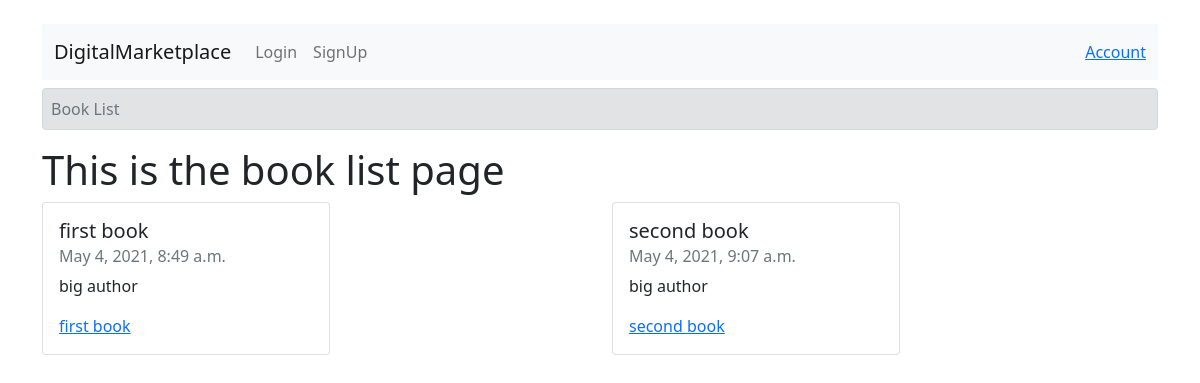
Before: / with the older database file.
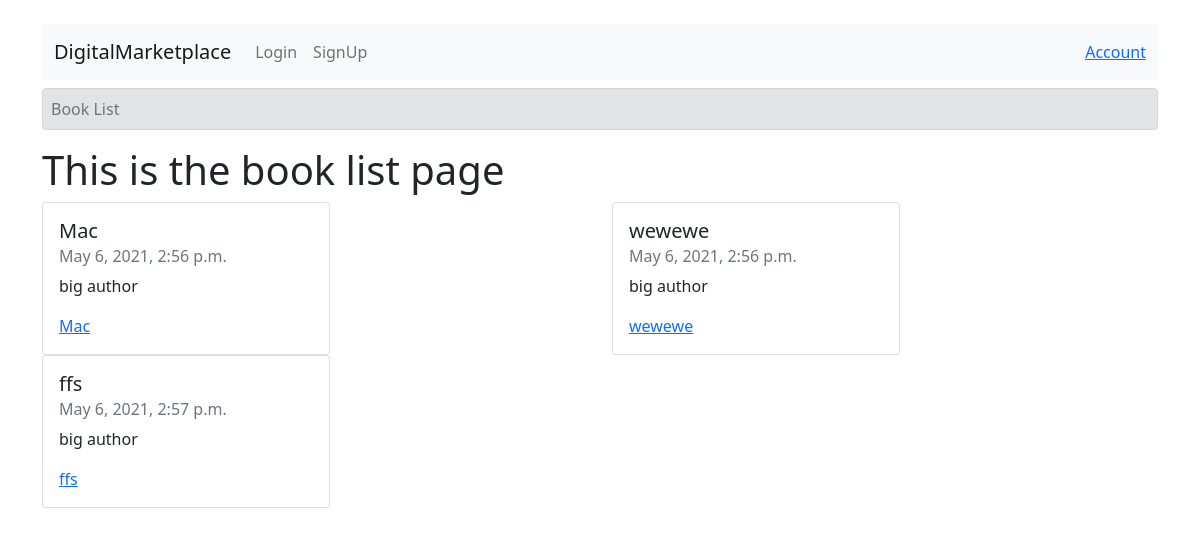
After: the same page with the newer database file.
### books/models.py (models this page shows)
class Book(models.Model):
    author = models.ManyToManyField(Author)
    title = models.CharField(max_length=80)
    publication_date = models.DateTimeField()
    isbn = models.CharField(max_length=16)
    slug = models.SlugField()
    cover = models.ImageField()
    price = models.FloatField()
    def __str__(self):
        return self.title
    def get_absolute_url(self):
        return reverse("books:book-detail", kwargs={
            "slug": self.slug
        })

class Author(models.Model):
    first_name = models.CharField(max_length=30)
    last_name = models.CharField(max_length=30)
    slug = models.SlugField()  # this will be for detail view of authors
    def __str__(self):
        return f"{self.first_name} {self.last_name}"

### books/views.py (the view)
# urls.py: path('',book_list,name='book-list'),
def book_list(request):
    queryset = Book.objects.all()
    context = {
        'queryset': queryset,
    }
    return render(request, "book_list.html", context)

### templates/book_list.html (shortened to what this page needs)
{% extends 'base.html' %}
{% block breadcrumb %}
<nav aria-label="breadcrumb">
  <ol class="breadcrumb alert alert-secondary p-2">
    <li class="breadcrumb-item active p-0" aria-current="page">Book List</li>
  </ol>
</nav>
{% endblock breadcrumb %}
{% block content %}
<h1>This is the book list page</h1>
<div class="row">
  {% for book in queryset %}
  <div class="col-md-6">
    <div class="card" style="width: 18rem;">
      <div class="card-body">
        <h5 class="card-title">{{book.title}}</h5>
        <h6 class="card-subtitle mb-2 text-muted">{{book.publication_date}}</h6>
        {% for author in book.author.all %}
        <p class="card-text">
          <span>{{author}}</span>
        </p>
        {% endfor %}
        <a href="{{book.get_absolute_url}}" class="card-link">{{book}}</a>
      </div>
    </div>
  </div>
  {% endfor %}
</div>
{% endblock content %}

### templates/base.html (shortened to what this page needs)
<!doctype html>
<html lang="en">
<head>
  <link href="https://cdn.jsdelivr.net/npm/bootstrap@5.0.0-beta3/dist/css/bootstrap.min.css" rel="stylesheet"
>
  <link rel="stylesheet" href="https://cdnjs.cloudflare.com/ajax/libs/font-awesome/5.15.3/css/all.css">
</head>
<body>
  <div class="container mt-4">
    {% include "navbar.html" %}
    <div class="mt-2">
      {% block breadcrumb %}
      {% endblock breadcrumb %}
    </div>
    {% block content %}
    {% endblock content %}
  </div>
</body>
</html>

### templates/navbar.html (shortened to what this page needs)
{% load cart_template_tags %}
<nav class="navbar navbar-expand-lg navbar-light bg-light">
    <div class="container-fluid">
        <a class="navbar-brand" href="{% url 'books:book-list' %}">DigitalMarketplace</a>
        <div class="collapse navbar-collapse" id="navbarNavAltMarkup">
            <div class="navbar-nav">
                {% if request.user.is_authenticated %}
                <a class="nav-link" href="{% url 'account_logout' %}">Logout</a>
                <a class="nav-link" href="{% url 'cart:order-summary' %}">
                <i class="fas fa-cart-plus"></i>
                {{request.user|cart_item_count}}
                </a>
                {% else %}
                <a class="nav-link" href="{% url 'account_login' %}">Login</a>
                <a class="nav-link" href="{% url 'account_signup' %}">SignUp</a>
                {% endif %}
            </div>
        </div>
        <div class="d-flex">
            <a href="{% url 'profile' %}">
            Account
            </a>
        </div>
    </div>
</nav>

Changed rows visible on the page:
removed Book: title "first book", publication_date "May 4, 2021, 8:49 a.m.", Author (first_name+last_name "big author")
removed Book: title "second book", publication_date "May 4, 2021, 9:07 a.m.", Author (first_name+last_name "big author")
added Book: title "Mac", publication_date "May 6, 2021, 2:56 p.m.", Author (first_name+last_name "big author")
added Book: title "wewewe", publication_date "May 6, 2021, 2:56 p.m.", Author (first_name+last_name "big author")
added Book: title "ffs", publication_date "May 6, 2021, 2:57 p.m.", Author (first_name+last_name "big author")
